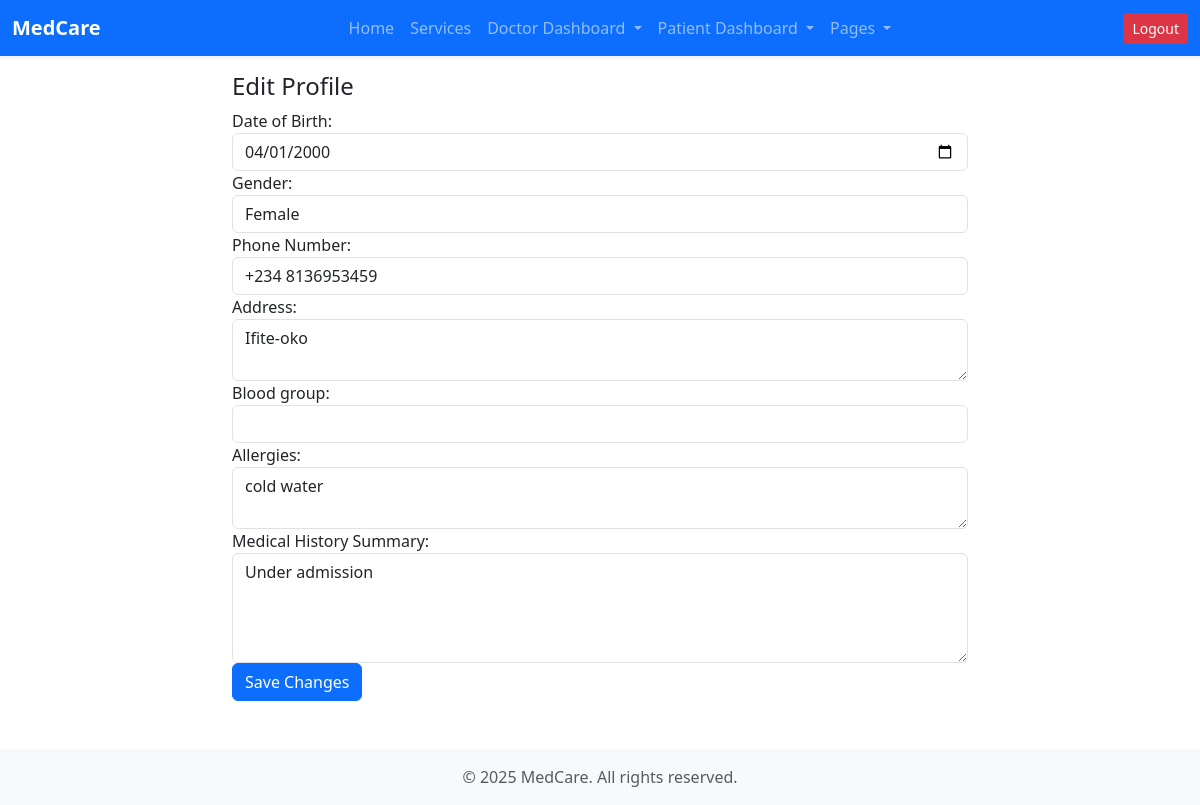
Screenshot of /patients/profile/edit/ (signed in) with the database file from the repository.
### patients/models.py (models this page shows, shortened)
class PatientProfile(models.Model):
    user = models.OneToOneField(settings.AUTH_USER_MODEL, on_delete=models.CASCADE, related_name='patient_profile')
    date_of_birth = models.DateField(null=True, blank=True)
    gender = models.CharField(max_length=10, choices=GENDER_CHOICES, null=True, blank=True)
    phone = models.CharField(max_length=20, blank=True)
    address = models.TextField(blank=True)
    blood_group = models.CharField(max_length=5, blank=True)
    allergies = models.TextField(blank=True)
    medical_history = models.TextField(blank=True)

### patients/views.py (the view)
# urls.py: path('profile/edit/', views.profile_edit, name='doctor-profile-edit'),
@login_required
def profile_edit(request):
    profile = request.user.patient_profile
    if request.method == 'POST':
        form = PatientProfileForm(request.POST, instance=profile)
        if form.is_valid():
            form.save()
            return redirect('patient-profile')
    else:
        form = PatientProfileForm(instance=profile)
    return render(request, 'patients/profile_edit.html', {'form': form})

### patients/forms.py
class PatientProfileForm(forms.ModelForm):
    class Meta:
        model = PatientProfile
        fields = ['date_of_birth', 'gender', 'phone', 'address', 'blood_group', 'allergies', 'medical_history']
        widgets = {
            'date_of_birth': forms.DateInput(attrs={'type': 'date', 'class': 'form-control'}),
            'gender': forms.Select(attrs={'class': 'form-control'}),
            'phone': forms.TextInput(attrs={'placeholder': 'e.g. +234...', 'class': 'form-control'}),
            'address': forms.Textarea(attrs={'rows': 2, 'class': 'form-control'}),
            'blood_group': forms.Select(attrs={'class': 'form-control'}),
            'allergies': forms.Textarea(attrs={'rows': 2, 'class': 'form-control'}),
            'medical_history': forms.Textarea(attrs={'rows': 4, 'class': 'form-control'}),
        }
        labels = {
            'date_of_birth': 'Date of Birth',
            'phone': 'Phone Number',
            'medical_history': 'Medical History Summary',
        }

### patients/templates/patients/profile_edit.html (shortened to what this page needs)
{% extends 'base.html' %}
{% block content %}
<div class="page-wrapper">
    <div class="content">
        <div class="row">
            <div class="col-md-8 offset-md-2">
                <h4 class="page-title">Edit Profile</h4>
                <form method="post" novalidate>
                    {% for field in form %}
                    <div class="form-group">
                        {{ field.label_tag }}
                        {{ field }}
                    </div>
                    {% endfor %}
                    <button type="submit" class="btn btn-primary btn-block">Save Changes</button>
                </form>
            </div>
        </div>
    </div>
</div>
{% endblock %}

### rows the page displays
PatientProfile: form "04/01/2000" "Female" "+234 8136953459" "Ifite-oko" "cold water" "Under admission"

### other values shown
{{ field.label_tag }} "Date of Birth:" "Gender:" "Phone Number:" "Address:" "Blood group:" "Allergies:" "Medical History Summary:"
